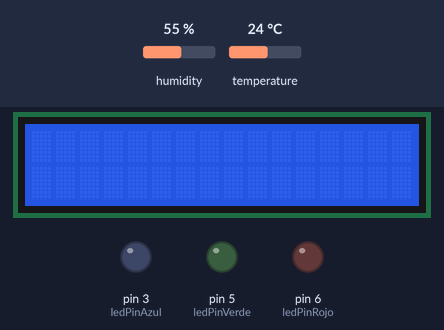
Recording of a sketch running on a simulated Arduino Uno, built with avr-gcc and run on an emulated ATmega328P. Parts: 16×2 character LCD, output pins drawn as LEDs (lit = HIGH). Inputs (shaded band) come from the test bench; at power-on: temperature 24 °C, humidity 55 %.

Above: at 1.2 s.
1.3 s: temperature set to 20.9 °C
At 3.7 s:
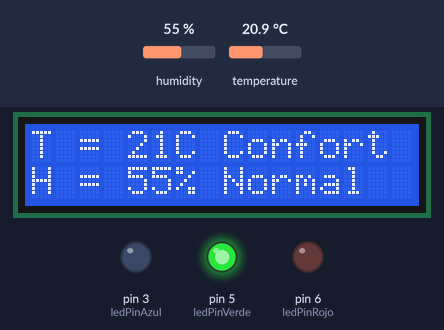
5.8 s: temperature set to 20 °C
At 34.0 s:
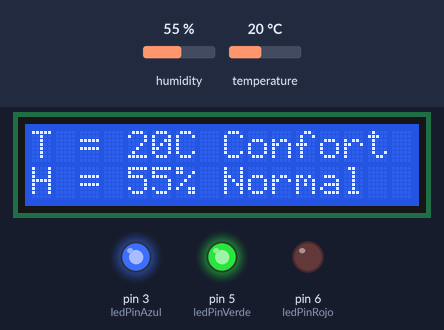
Timing chart, 0 to 34.5 s (numbered marks = the images above; inputs shaded):
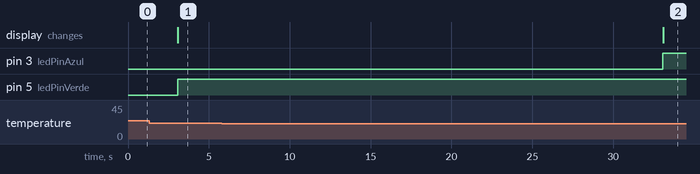

The sketch:

Termometro.ino
```cpp
/* Programa que lee la temperatura y la humedad
Dependiendo de la temperatura enciende un led
Luego muestra la temperatura y humedad por el lcd
La humedad ideal para el hogar es de 50% con una temperatura de 20 grados
*/

// Proyecto: Termometro
// Autor: Alberto Gonzalez
// Version: 0.7


// Librerias del temperatura y humedad
#include <dht_nonblocking.h>
// Libreria lcd
#include <LiquidCrystal.h>

// Inicializamos la libreria lcd
LiquidCrystal lcd(7, 8, 9, 10, 11, 12);

// Agregamos los pin necesarios para el sensor de temperatura y humedad
#define DHT_SENSOR_TYPE DHT_TYPE_11
static const int DHT_SENSOR_PIN = 2;
DHT_nonblocking dht_sensor( DHT_SENSOR_PIN, DHT_SENSOR_TYPE );

// Agregamos los led
const int ledPinRojo = 6;
const int ledPinVerde = 5;
const int ledPinAzul = 3;

// Tiempo de espera entre bucles una vez encendido el led que corresponde
const long int tiempoEspera = 30000;

void setup(){
    // Inicializamos el lcd
    lcd.begin(16, 2);
    // Definimos los pines de los led como salida
    pinMode(ledPinRojo , OUTPUT);
    pinMode(ledPinVerde , OUTPUT);
    pinMode(ledPinAzul , OUTPUT);

}

// Funcion que realiza la medicion de temperatura y humedad
static bool measure_environment( float *temperature, float *humidity )
{
    static unsigned long measurement_timestamp = millis( );
  // Toma mediciones cada 4 segundos
    if( millis( ) - measurement_timestamp > 3000ul )
    {
    if( dht_sensor.measure( temperature, humidity ) == true )
    {
        measurement_timestamp = millis( );
        return( true );
    }
    }
    return( false );
}

void loop(){
    // Variables
    const float umbral_frio = 20.0;
    const float umbral_calor = 27.0;
    const float umbral_seco = 40.0;
    const float umbral_humedo = 69.9;
    float temperature;
    float humidity;
    String msgt;
    String msgh;
    digitalWrite(ledPinRojo , LOW);
    digitalWrite(ledPinVerde , LOW);
    digitalWrite(ledPinAzul , LOW);
    // Limpiar la pantalla lcd
    lcd.clear();
    // Lista con los mensajes
    String mensajes[] = {"T = ", "H = ", "Frio", "Calor", "Confort", "Seco", "Humedo", "Normal"};

    // Comprueba si hay mediciones disponibles
    if( measure_environment( &temperature, &humidity ) == true )
    {
    Serial.print( "T = " );
    Serial.print( temperature, 1 );
    Serial.print( " deg. C, H = " );
    Serial.print( humidity, 1 );
    Serial.println( "%" );

    if(temperature <= umbral_frio){
        msgt = mensajes[2];
        digitalWrite(ledPinAzul , HIGH);
    }

    if(temperature >= umbral_calor){
        msgt = mensajes[3];
        digitalWrite(ledPinRojo , HIGH);
    }

    if(temperature >= umbral_frio && temperature <= umbral_calor){
        msgt = mensajes[4];
        digitalWrite(ledPinVerde , HIGH);
    }

    if(humidity < umbral_seco){
        msgh = mensajes[5];
    }

    if(humidity > umbral_humedo){
        msgh = mensajes[6];
    }

    if(humidity >= umbral_seco && humidity <= umbral_humedo){
        msgh = mensajes[7];
    }

    // Conversion de los valores de float a int, para mostrarlos por el lcd
    int temp = int(temperature);
    int humi = int(humidity);
    int temperature = temp;
    int humidity = humi;

    // Informacion que mostrara el lcd
    //Fila de arriba mensaje
    lcd.print("T = ");
    lcd.print(temperature);
    lcd.print("C ");
    lcd.print(msgt);

    lcd.setCursor(0,1);

    //Fila de abajo mensaje
    lcd.print("H = ");
    lcd.print(humidity);
    lcd.print("% ");
    lcd.print(msgh);

    delay(tiempoEspera);
    }
}
```

Measured:
- the behaviour switches between 20.5 and 20.4 °C on temperature (found by bisection; images 1 and 2)
- after the input at 1.3 s, the display: changes after 1.8 s (image 1)
- after the input at 5.8 s, pin 3 (ledPinAzul): LOW → HIGH after 27.3 s; the display: changes after 27.3 s (image 2)
